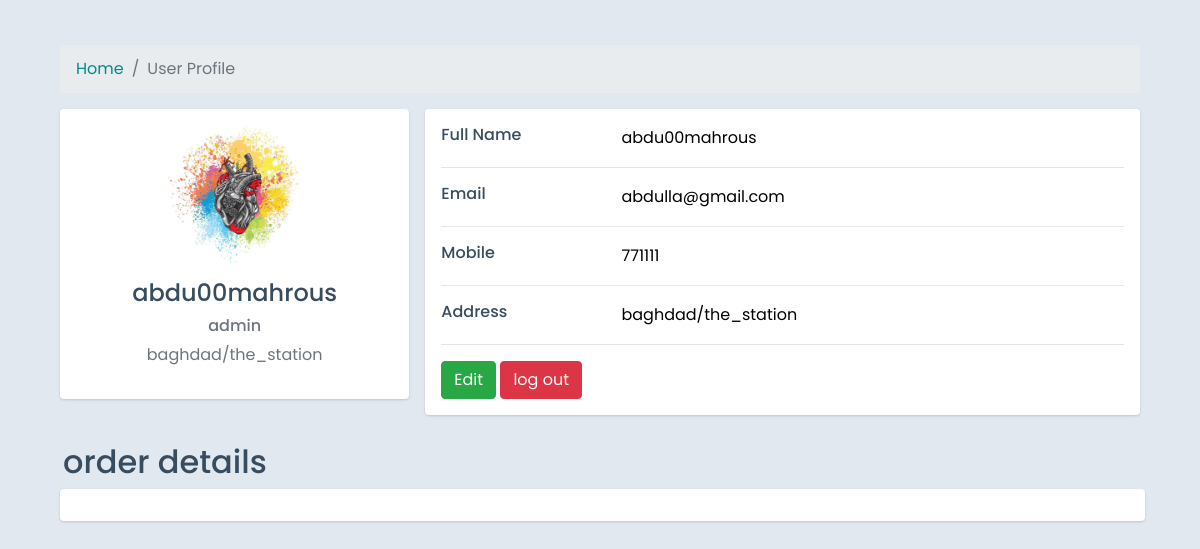
The app's page /profile (signed in), older data.
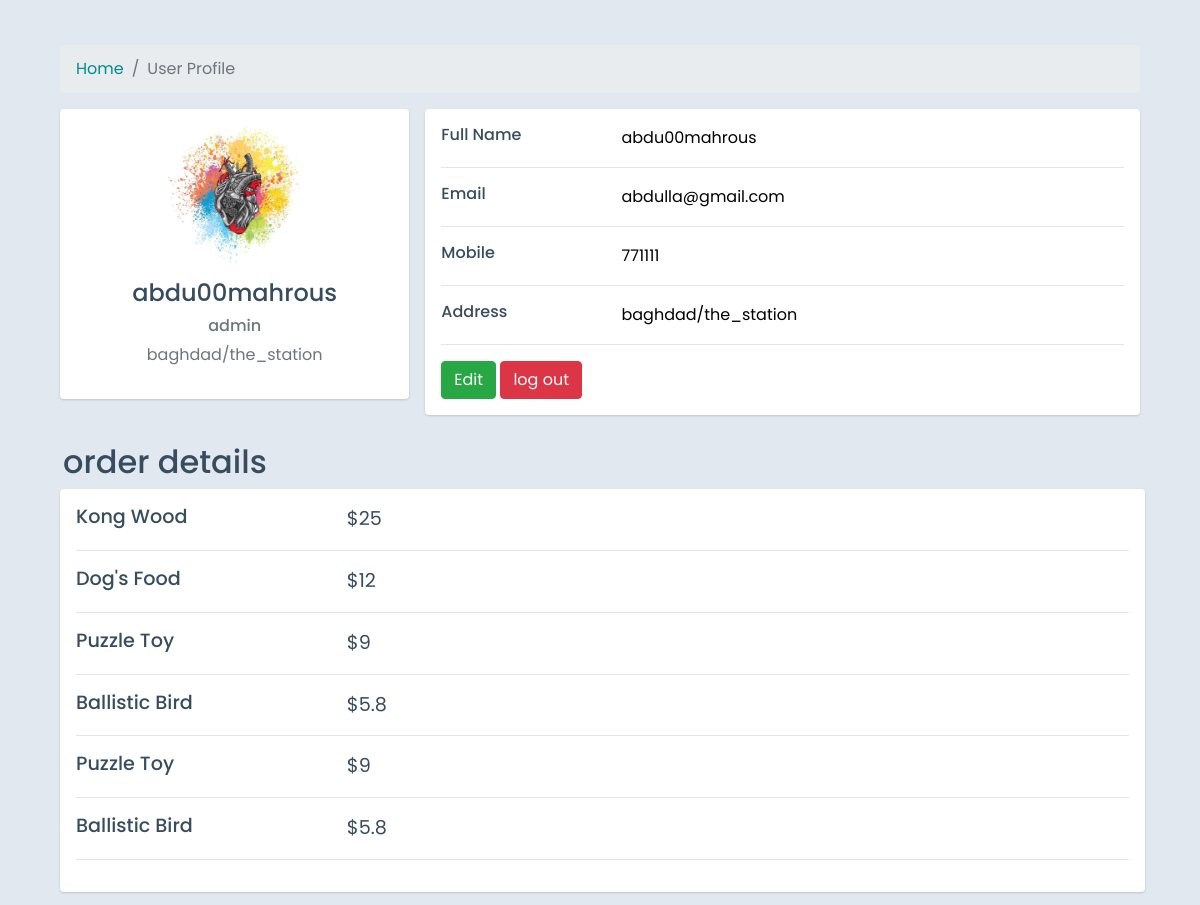
The same page, newer data.
### tables this page shows
CREATE TABLE "customers" (
	"id"	INTEGER,
	"fullname"	VARCHAR40,
	"username"	VARCHAR(50) NOT NULL,
	"password"	text NOT NULL,
	"email"	VARCHAR(50) NOT NULL UNIQUE,
	"phone"	integer NOT NULL UNIQUE,
	"governorate"	VARCHAR(30),
	"pic"	VARCHAR(200),
	"address"	VARCHAR(60),
	PRIMARY KEY("id" AUTOINCREMENT)
);

CREATE TABLE "cart" (
	"id"	INTEGER,
	"user_id"	INTEGER,
	"items_id"	INTEGER,
	"price"	INTEGER,
	"photo"	TEXT,
	"name"	VARCHAR(20),
	PRIMARY KEY("id" AUTOINCREMENT)
);

### app.py (the view, shortened to what this page needs)
@app.route('/profile',methods=['GET','POST'])
def profile():
    if not session.get("user_id",None):
        return render_template("sign-up.html")
    items = db.execute("SELECT * FROM cart WHERE user_id = ?", session.get("user_id"))
    customers = db.execute("SELECT * FROM customers WHERE id=?", session.get('user_id'))
    return render_template("profile.html",customers=customers,items=items)

### templates/profile.html (shortened to what this page needs)
<!DOCTYPE html>
<html lang="en">
<head>
    <link href="https://cdn.jsdelivr.net/npm/bootstrap@4.4.1/dist/css/bootstrap.min.css" rel="stylesheet">
</head>
<body>
    <div class="container">
        <div class="main-body">
            <nav aria-label="breadcrumb" class="main-breadcrumb">
                <ol class="breadcrumb">
                    <li class="breadcrumb-item"><a style="color: darkcyan !important;" href="/">Home</a></li>
                    <li class="breadcrumb-item active" aria-current="page">User Profile</li>
                </ol>
            </nav>
            {% if customers %} {% for customer in customers %}
            <div class="row gutters-sm">
                <div class="col-md-4 mb-3 mm">
                    <div class="card">
                        <div class="card-body">
                            <div class="d-flex flex-column align-items-center text-center">
                                <img src="../static/profile_img/{{ customer['pic'] }}" alt="Admin" class="rounded-circle" width="150">
                                <div class="mt-3">
                                    <h4>{{ customer['username'] }}</h4>
                                    <h6 class="text-muted font-size-sm">admin</h6>
                                    <p class="text-muted font-size-sm">{{ customer['address'] }}</p>
                                </div>
                            </div>
                        </div>
                    </div>
                </div>
                <div class="col-md-8">
                    <div class="card mb-3">
                        <div class="card-body">
                            <form method="POST" action="/profile" class="">
                                <div class="row">
                                    <div class="col-sm-3">
                                        <h6 class="mb-0">Full Name</h6>
                                    </div>
                                    <div class="col-sm-9 text-secondary">
                                        <input value="{{ customer['username'] }}" name="username" style="border: none;" type="text" placeholder="{{ customer['username'] }}">
                                    </div>
                                </div>
                                <hr>
                                <div class="row">
                                    <div class="col-sm-3">
                                        <h6 class="mb-0">Email</h6>
                                    </div>
                                    <div class="col-sm-9 text-secondary">
                                        <input value="{{ customer['email'] }}" name="email" style="border: none;" type="text" placeholder="{{ customer['email'] }}">
                                    </div>
                                </div>
                                <hr>
                                <div class="row">
                                    <div class="col-sm-3">
                                        <h6 class="mb-0">Mobile</h6>
                                    </div>
                                    <div class="col-sm-9 text-secondary">
                                        <input value="{{ customer['phone'] }}" name="phone" style="border: none;" placeholder="{{ customer['phone'] }}" type="text" name="" id="">
                                    </div>
                                </div>
                                <hr>
                                <div class="row">
                                    <div class="col-sm-3">
                                        <h6 class="mb-0">Address</h6>
                                    </div>
                                    <div class="col-sm-9 text-secondary">
                                        <input value="{{ customer['address'] }}" name="address" style="border: none;" placeholder="{{ customer['address'] }}" type="text">
                                    </div>
                                </div>
                                <hr>
                                <div class="row">
                                    <div class="col-sm-12">
                                        <button type="submit" class="btn btn-success">Edit</button>
                                        <a class="btn btn-info  btn-danger" target="" href="/log_out">log out</a>
                                    </div>
                                </div>
                            </form>
                        </div>
                    </div>
                </div>
            </div>
            {% endfor %} {% endif %}
        </div>
        <h2 class="order-title">
            order details
        </h2>
        <div class="col-md-8">
            <div style="width: 1085px !important;" class="card mb-3">
                <div class="card-body order-details">
                    {% if items %} {% for item in items %}
                    <div class="row ">
                        <div class="col-sm-3 ">
                            <h6 class="price mb-0 ">{{ item['name'] }}</h6>
                        </div>
                        <div class="price col-sm-9 text-secondary ">
                            ${{ item['price'] }}
                        </div>
                    </div>
                    <hr> {% else %} no products added yet {% endfor %} {% endif %}
                </div>
            </div>
        </div>
</body>
</html>

### templates/profile.html (style rules this page uses)
body { color: #384C5F; font-family: "Poppins", sans-serif; overflow-x: hidden; margin-top: 30px; text-align: left; background-color: #e2e8f0; }
.main-body { padding: 15px; }
.card { box-shadow: 0 1px 3px 0 rgba(0, 0, 0, .1), 0 1px 2px 0 rgba(0, 0, 0, .06); }
.card { position: relative; display: flex; flex-direction: column; min-width: 0; word-wrap: break-word; background-color: #fff; background-clip: border-box; border: 0 solid rgba(0, 0, 0, .125); border-radius: .25rem; }
.card-body { flex: 1 1 auto; min-height: 1px; padding: 1rem; }
.gutters-sm { margin-right: -8px; margin-left: -8px; }
.gutters-sm>.col, .gutters-sm>[class*=col-] { padding-right: 8px; padding-left: 8px; }
.mb-3, .my-3 { margin-bottom: 0.8rem !important; }
.order-title { margin-left: 18px; }
.price { color: #384C5F !important; font-size: larger; }

Row changes from the older to the newer data that the page shows:
added cart: name "Kong Wood", price "25"
added cart: name "Dog's Food", price "12"
added cart: name "Puzzle Toy", price "9"
added cart: name "Ballistic Bird", price "5.8"
added cart: name "Puzzle Toy", price "9"
added cart: name "Ballistic Bird", price "5.8"
